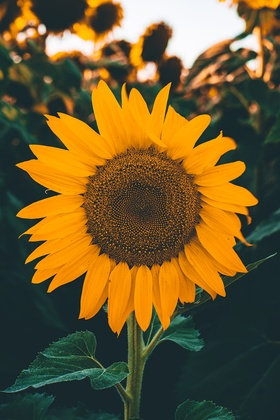
%> input picture Question 21 U21EC146/Sunflower.jpg, 280 x 420 px, shrunk from 800 x 1200 before the run
$ octave que21.m   (GNU Octave 9; MATLAB toolbox functions it lacks are replaced by stand-ins)
%> lines starting %> are read from the running program, lines starting %| are printed output that depends on the picture
clc;
close all;
clear all;

% Read an image
originalImage = imread('Sunflower.jpg');
%> originalImage is the input picture: size 420x280x3 uint8; mean R, G, B 111.9, 91.3, 47.1

% Convert the image to grayscale
grayImage = rgb2gray(originalImage);

% Apply Prewitt edge detection
edges = edge(grayImage, 'Prewitt');
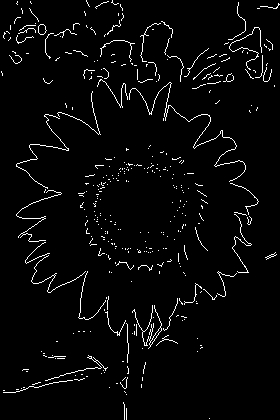
%> edges: size 420x280 logical; 3.3% white in thin lines or dots

% Display the original and Prewitt edge-detected images
subplot(2, 2, 1);
imshow(grayImage);
title('Original Image');

subplot(2, 2, 2);
imshow(edges);
title('Prewitt Edge Detection');


% Create Roberts masks
robertsMaskX = [1 0; 0 -1];
robertsMaskY = [0 1; -1 0];

% Apply Roberts edge detection using conv2
edgesX = conv2(double(grayImage), robertsMaskX, 'same');
edgesY = conv2(double(grayImage), robertsMaskY, 'same');

% Combine the X and Y edge maps
edges = sqrt(edgesX.^2 + edgesY.^2);
%> edges: size 420x280 double

% Normalize the result to the range [0, 255]
edges = uint8(edges / max(edges(:)) * 255);
%> edges: size 420x280 uint8

% Display the original and Roberts edge-detected images
subplot(2, 2, 3);
imshow(edges);
title('Roberts Edge Detection');

% Create Robinson masks
robinsonMask1 = [1 2 1; 0 0 0; -1 -2 -1];
robinsonMask2 = [2 1 0; 1 0 -1; 0 -1 -2];
robinsonMask3 = [1 0 -1; 2 0 -2; 1 0 -1];
robinsonMask4 = [0 -1 -2; 1 0 -1; 2 1 0];

% Apply Robinson edge detection using conv2
edges1 = conv2(double(grayImage), robinsonMask1, 'same');
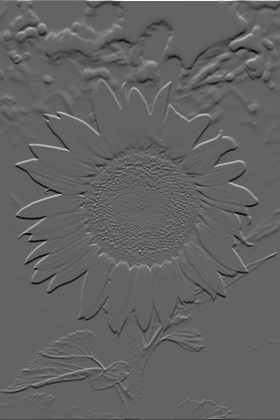
%> edges1: size 420x280 double; min -639, max 993, mean -1.1; drawn with min black and max white
edges2 = conv2(double(grayImage), robinsonMask2, 'same');
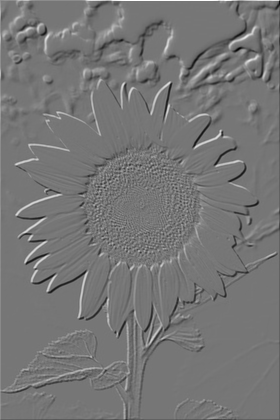
%> edges2: size 420x280 double; min -649, max 747, mean -0.8; drawn with min black and max white
edges3 = conv2(double(grayImage), robinsonMask3, 'same');
edges4 = conv2(double(grayImage), robinsonMask4, 'same');
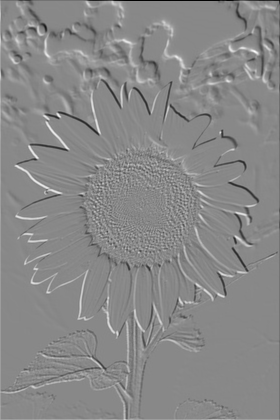
%> edges4: size 420x280 double; min -746, max 648, mean 0.8; drawn with min black and max white

% Combine the edge maps
edges = sqrt(edges1.^2 + edges2.^2 + edges3.^2 + edges4.^2);
%> edges: size 420x280 double

% Normalize the result to the range [0, 255]
edges = uint8(edges / max(edges(:)) * 255);
%> edges: size 420x280 uint8

% Display the original and Robinson edge-detected images
subplot(2, 2, 4);
imshow(edges);
title('Robinson Edge Detection');


% Apply Sobel edge detection
edges = edge(grayImage, 'Sobel');
%> edges: size 420x280 logical; 3.3% white in thin lines or dots

% Display the original and Sobel edge-detected images
figure;
subplot(2, 2, 1);
imshow(grayImage);
title('Original Image');

subplot(2, 2, 2);
imshow(edges);
title('Sobel Edge Detection');

% Define a custom edge detection kernel
selfEdgeKernel = [-1, -1, -1; -1, 8, -1; -1, -1, -1];

% Apply custom edge detection using conv2
edges = conv2(double(grayImage), selfEdgeKernel, 'same');
%> edges: size 420x280 double

% Normalize the result to the range [0, 255]
edges = uint8(edges / max(edges(:)) * 255);
%> edges: size 420x280 uint8

% Display the original and custom edge-detected images
subplot(2, 2, 3);
imshow(edges);
title('Custom Edge Detection');

% Define the Kirsch operator masks
masks = [3, 3, 3; 3, 0, 3; -5, -5, -5];

% Pad the image with zeros
paddedImage = padarray(grayImage, [1, 1]);
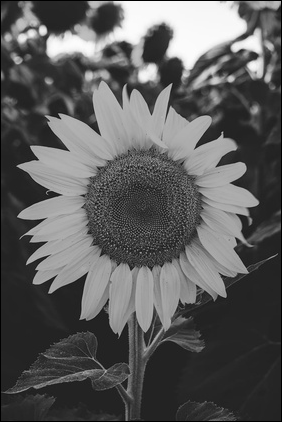
%> paddedImage: size 422x282 uint8; min 0, max 254, mean 91.3

% Create an output image of the same size as the input image
outputImage = zeros(size(grayImage));

% Apply the Kirsch operator
for i = 2:size(paddedImage, 1)-1
    for j = 2:size(paddedImage, 2)-1
        % Apply the Kirsch operator masks
        neighbors = double(paddedImage(i-1:i+1, j-1:j+1));
        gradient = abs(sum(sum(neighbors .* masks)));

        % Set the pixel value in the output image
        outputImage(i-1, j-1) = gradient;
    end
end
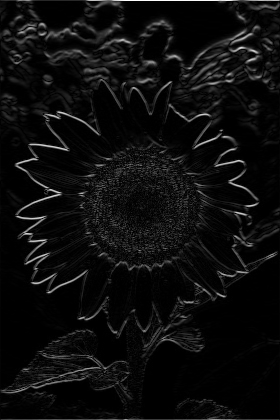
%> outputImage: size 420x280 double; min 0, max 2238, mean 119; drawn with min black and max white

% Display the input and output images

subplot(2, 2, 4);
imshow(uint8(outputImage));
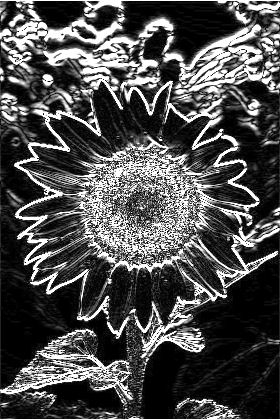
%> displayed picture: size 420x280, on the screen's scale of 0 to 255; min 0, max 255, mean 78
title('Kirsch Edge Detection');
